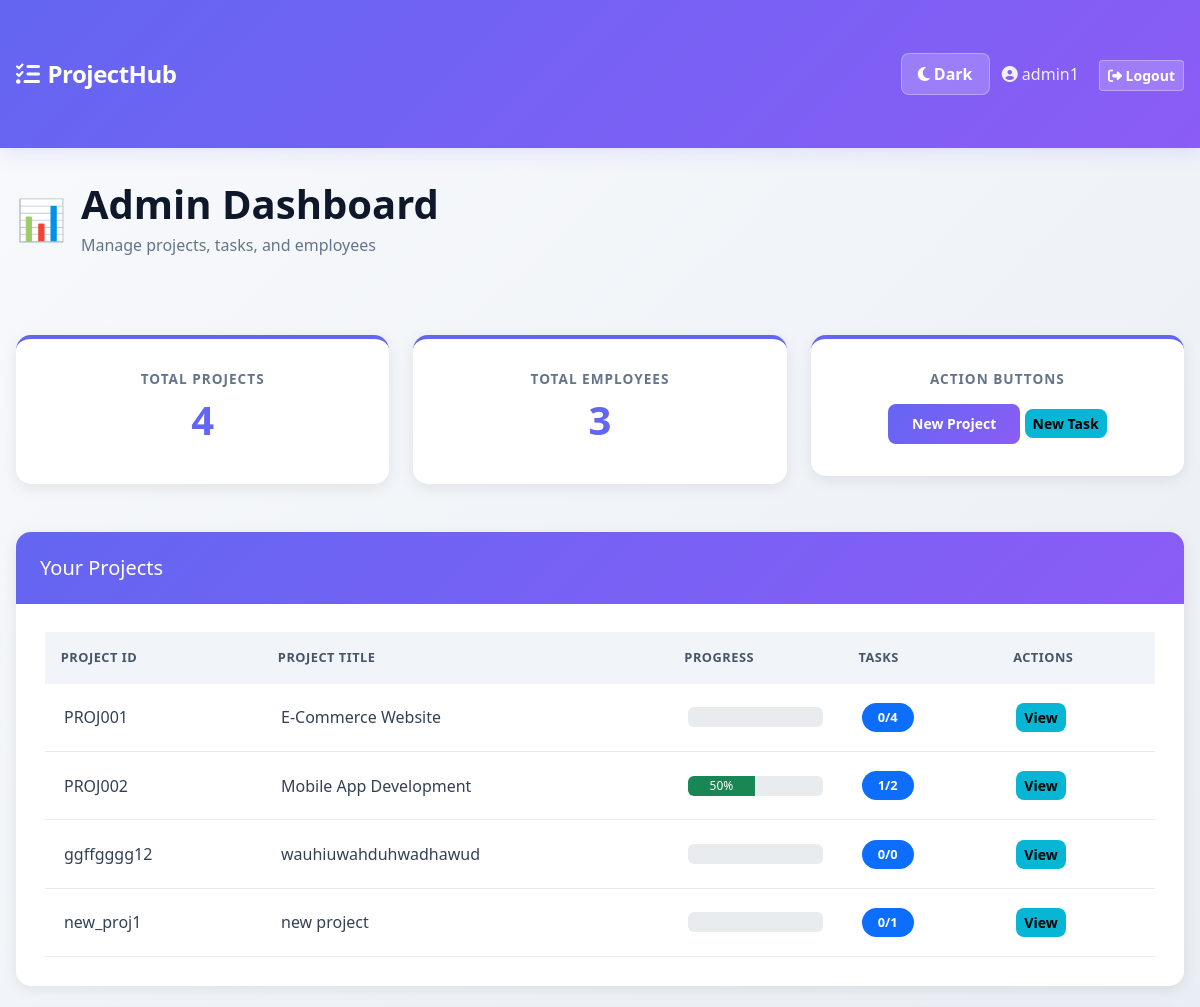
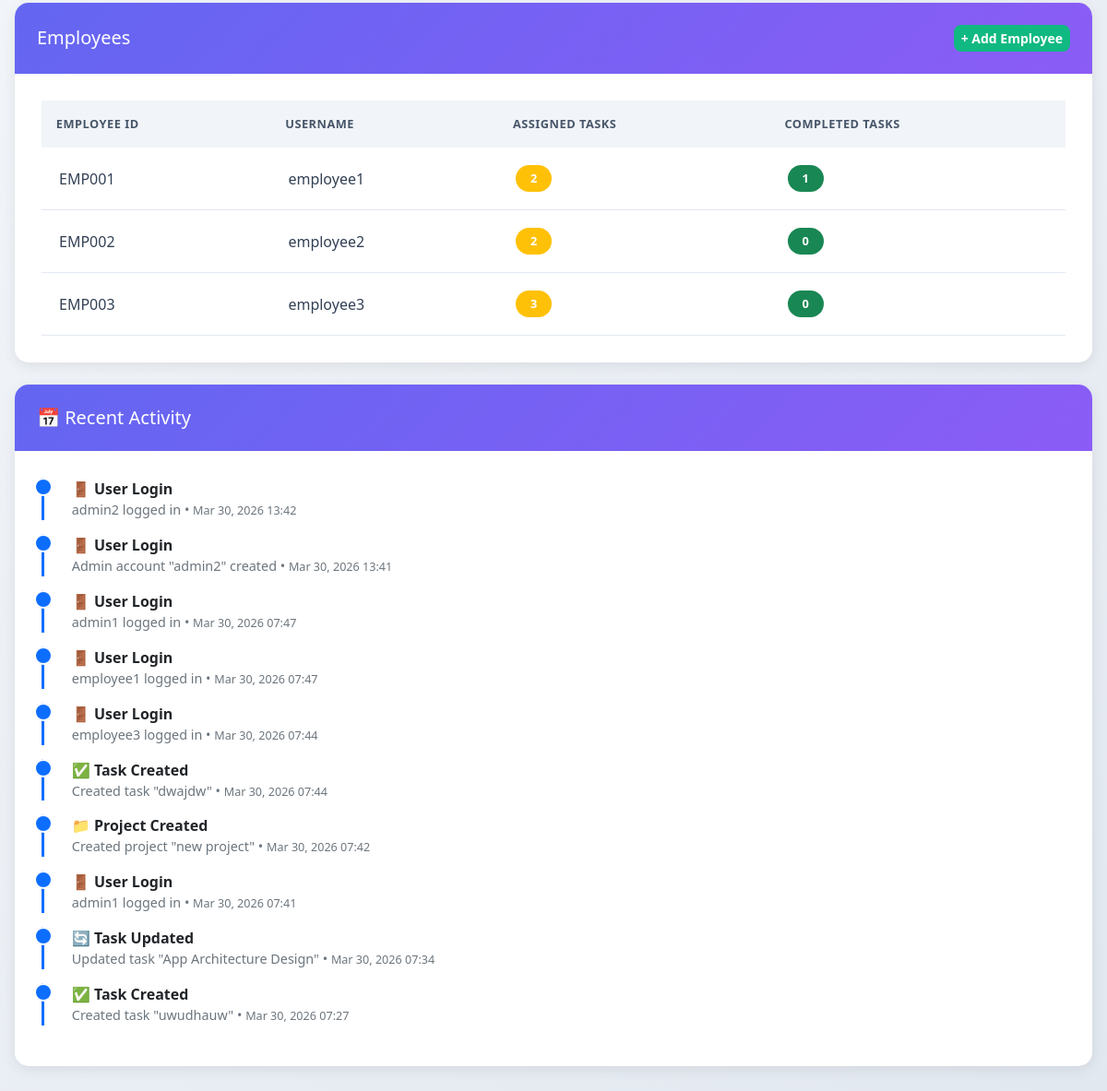
Page /dashboard/ (signed in) on the committed database (2 pictures, top to bottom).
### planner_app/models.py (models this page shows, shortened)
class Project(models.Model):
    project_id = models.CharField(max_length=10, unique=True)
    project_title = models.CharField(max_length=100)
    created_by = models.ForeignKey(Admin, on_delete=models.CASCADE, related_name="projects")
    created_at = models.DateTimeField(auto_now_add=True)

class Planner(models.Model):
    username = models.CharField(max_length=10, unique=True)
    password_hash = models.CharField(max_length=128)
    type = models.CharField(max_length=10)  # 'admin' or 'employee'
    dark_mode = models.BooleanField(default=False)  # Dark mode toggle
    class Meta:
        abstract = True

class Employee(Planner):
    employee_id = models.CharField(max_length=10, unique=True)

class Activity(models.Model):
    ACTION_CHOICES = [
        ('project_created', '📁 Project Created'),
        ('task_created', '✅ Task Created'),
        ('task_assigned', '👤 Task Assigned'),
        ('task_updated', '🔄 Task Updated'),
        ('task_completed', '🎉 Task Completed'),
        ('login', '🚪 User Login'),
    ]
    action_type = models.CharField(max_length=20, choices=ACTION_CHOICES)
    username = models.CharField(max_length=100)  # Store username as string
    project = models.ForeignKey(Project, on_delete=models.SET_NULL, null=True, blank=True)
    task = models.ForeignKey(Task, on_delete=models.SET_NULL, null=True, blank=True)
    description = models.CharField(max_length=200, blank=True)
    created_at = models.DateTimeField(auto_now_add=True)
    class Meta:
        ordering = ['-created_at']

### planner_app/views.py (the view)
# urls.py: path('dashboard/', views.admin_dashboard, name='admin_dashboard'),
def admin_dashboard(request):
    if request.session.get('user_type') != 'admin':
        return redirect('home')
    admin_id = request.session.get('user_id')
    admin = Admin.objects.get(id=admin_id)
    projects = Project.objects.filter(created_by=admin)
    employees = Employee.objects.all()
    employee_data = []
    for emp in employees:
        employee_data.append({
            'employee': emp,
            'total_tasks': emp.tasks.count(),
            'completed_tasks': emp.tasks.filter(status='completed').count()
        })
    project_data = []
    for proj in projects:
        project_data.append({
            'project': proj,
            'progress': get_project_progress(proj),
            'total_tasks': proj.tasks.count(),
            'completed_tasks': proj.tasks.filter(status='completed').count(),
        })
    recent_activities = Activity.objects.all()[:10]
    context = {
        'admin': admin,
        'projects': projects,
        'project_data': project_data,
        'employees': employees,
        'employee_data': employee_data,
        'total_projects': projects.count(),
        'total_employees': employees.count(),
        'recent_activities': recent_activities,
    }
    return render(request, 'admin_dashboard.html', context)

### planner_app/views.py (called while the page is built)
def get_project_progress(project):
    total = project.tasks.count()
    if total == 0:
        return 0
    completed = project.tasks.filter(status='completed').count()
    return round((completed / total) * 100)

### planner_app/templates/admin_dashboard.html (shortened to what this page needs)
{% extends 'base.html' %}
{% block content %}
<div class="row mb-5">
    <div class="col-md-12">
        <div style="display: flex; align-items: center; gap: 15px; margin-bottom: 30px;">
            <div style="font-size: 2.5rem;">📊</div>
            <div>
                <h1 style="margin-bottom: 5px;">Admin Dashboard</h1>
                <p class="text-muted" style="margin: 0;">Manage projects, tasks, and employees</p>
            </div>
        </div>
    </div>
</div>
<div class="row mb-4">
    <div class="col-md-4">
        <div class="stat-card">
            <h5>Total Projects</h5>
            <h3>{{ total_projects }}</h3>
        </div>
    </div>
    <div class="col-md-4">
        <div class="stat-card">
            <h5>Total Employees</h5>
            <h3>{{ total_employees }}</h3>
        </div>
    </div>
    <div class="col-md-4">
        <div class="stat-card">
            <h5>Action Buttons</h5>
            <a href="{% url 'create_project' %}" class="btn btn-sm btn-primary mt-2">New Project</a>
            <a href="{% url 'create_task' %}" class="btn btn-sm btn-info mt-2">New Task</a>
        </div>
    </div>
</div>
<div class="row mb-4">
    <div class="col-md-12">
        <div class="card">
            <div class="card-header">
                <h5 class="mb-0">Your Projects</h5>
            </div>
            <div class="card-body">
                {% if project_data %}
                    <div class="table-responsive">
                        <table class="table table-hover">
                            <thead>
                                <tr>
                                    <th>Project ID</th>
                                    <th>Project Title</th>
                                    <th>Progress</th>
                                    <th>Tasks</th>
                                    <th>Actions</th>
                                </tr>
                            </thead>
                            <tbody>
                                {% for data in project_data %}
                                    <tr>
                                        <td>{{ data.project.project_id }}</td>
                                        <td>{{ data.project.project_title }}</td>
                                        <td>
                                            <div class="progress" style="height: 20px;">
                                                <div class="progress-bar bg-success" role="progressbar" style="width: {{ data.progress }}%; "aria-valuenow="{{ data.progress }}" aria-valuemin="0" aria-valuemax="100">
                                                    {{ data.progress }}%
                                                </div>
                                            </div>
                                        </td>
                                        <td><span class="badge bg-primary">{{ data.completed_tasks }}/{{ data.total_tasks }}</span></td>
                                        <td>
                                            <a href="{% url 'project_details' data.project.id %}" class="btn btn-sm btn-info">View</a>
                                        </td>
                                    </tr>
                                {% endfor %}
                            </tbody>
                        </table>
                    </div>
                {% else %}
                    <p class="text-muted">No projects created yet. <a href="{% url 'create_project' %}">Create one now</a></p>
                {% endif %}
            </div>
        </div>
    </div>
</div>
<div class="row">
    <div class="col-md-12">
        <div class="card">
            <div class="card-header">
                <div class="d-flex justify-content-between align-items-center">
                    <h5 class="mb-0">Employees</h5>
                    <a href="{% url 'register_employee' %}" class="btn btn-sm btn-success">+ Add Employee</a>
                </div>
            </div>
            <div class="card-body">
                {% if employees %}
                    <div class="table-responsive">
                        <table class="table table-hover">
                            <thead>
                                <tr>
                                    <th>Employee ID</th>
                                    <th>Username</th>
                                    <th>Assigned Tasks</th>
                                    <th>Completed Tasks</th>
                                </tr>
                            </thead>
                            <tbody>
                                {% for data in employee_data %}
                                    <tr>
                                        <td>{{ data.employee.employee_id }}</td>
                                        <td>{{ data.employee.username }}</td>
                                        <td><span class="badge bg-warning">{{ data.total_tasks }}</span></td>
                                        <td><span class="badge bg-success">{{ data.completed_tasks }}</span></td>
                                    </tr>
                                {% endfor %}
                            </tbody>
                        </table>
                    </div>
                {% else %}
                    <p class="text-muted">No employees in the system.</p>
                {% endif %}
            </div>
        </div>
    </div>
</div>
<div class="row mt-4">
    <div class="col-md-12">
        <div class="card">
            <div class="card-header">
                <h5 class="mb-0">📅 Recent Activity</h5>
            </div>
            <div class="card-body">
                {% if recent_activities %}
                    <div class="timeline">
                        {% for activity in recent_activities %}
                            <div class="timeline-item" style="margin-bottom: 15px; padding-left: 30px; border-left: 3px solid #0d6efd; position: relative;">
                                <div style="position: absolute; left: -11px; top: 0; width: 20px; height: 20px; background: #0d6efd; border-radius: 50%; border: 2px solid white;"></div>
                                <p style="margin: 0; font-weight: 600;">{{ activity.get_action_type_display }}</p>
                                <p style="margin: 0; color: #6c757d; font-size: 0.9rem;">
                                    {{ activity.description }} • <small>{{ activity.created_at|date:"M d, Y H:i" }}</small>
                                </p>
                            </div>
                        {% endfor %}
                    </div>
                {% else %}
                    <p class="text-muted">No activity yet</p>
                {% endif %}
            </div>
        </div>
    </div>
</div>
{% endblock %}

### planner_app/templates/base.html (shortened to what this page needs)
<!DOCTYPE html>
<html lang="en">
<head>
    <link href="https://cdn.jsdelivr.net/npm/bootstrap@5.3.0/dist/css/bootstrap.min.css" rel="stylesheet">
    <link href="https://cdnjs.cloudflare.com/ajax/libs/font-awesome/6.4.0/css/all.min.css" rel="stylesheet">
</head>
<body>
    <nav class="navbar navbar-dark">
        <div class="container-fluid">
            <a class="navbar-brand" href="/">
                <i class="fas fa-tasks"></i>ProjectHub
            </a>
            <div>
                <button class="dark-mode-toggle me-2" id="darkModeToggle">
                    <i class="fas fa-moon"></i> <span id="darkModeText">Dark</span>
                </button>
                <span class="navbar-text me-3">
                    <i class="fas fa-user-circle"></i> {{ request.session.username }}
                </span>
                <a href="{% url 'logout' %}" class="btn btn-light btn-sm">
                    <i class="fas fa-sign-out-alt"></i> Logout
                </a>
            </div>
        </div>
    </nav>
    <div class="container-fluid">
        {% block content %}{% endblock %}
    </div>
</body>
</html>

### planner_app/templates/base.html (style rules this page uses)
:root { --primary-color: #6366f1; --secondary-color: #8b5cf6; --success-color: #10b981; --warning-color: #f59e0b; --danger-color: #ef4444; --dark-bg: #0f172a; --light-bg: #f8fafc; }
* { margin: 0; padding: 0; box-sizing: border-box; }
body { background: linear-gradient(135deg, #f8fafc 0%, #e2e8f0 100%); min-height: 100vh; font-family: 'Segoe UI', Tahoma, Geneva, Verdana, sans-serif; color: #1e293b; }
.navbar { background: linear-gradient(135deg, var(--primary-color) 0%, var(--secondary-color) 100%); box-shadow: 0 4px 20px rgba(99, 102, 241, 0.15); padding: 1.2rem 0; border-bottom: none; }
.navbar-brand { font-weight: 700; font-size: 1.5em; color: white !important; letter-spacing: -0.5px; }
.navbar-brand i { margin-right: 0.5rem; }
.navbar-text { color: rgba(255, 255, 255, 0.9) !important; font-weight: 500; }
.btn-light { background: rgba(255, 255, 255, 0.2) !important; border: 1px solid rgba(255, 255, 255, 0.3) !important; color: white !important; font-weight: 600; transition: all 0.3s ease; }
.card { border: none; border-radius: 15px; box-shadow: 0 4px 15px rgba(0, 0, 0, 0.08); transition: all 0.3s ease; overflow: hidden; }
.card-header { background: linear-gradient(135deg, var(--primary-color) 0%, var(--secondary-color) 100%); color: white; border: none; padding: 1.5rem; font-weight: 600; }
.card-body { padding: 1.8rem; }
.stat-card { background: white; border-radius: 15px; padding: 2rem; text-align: center; box-shadow: 0 4px 15px rgba(0, 0, 0, 0.08); margin-bottom: 1.5rem; border-top: 4px solid var(--primary-color); transition: all 0.3s ease; }
.stat-card h5 { color: #64748b; font-weight: 600; font-size: 0.85rem; text-transform: uppercase; letter-spacing: 1px; margin-bottom: 0.5rem; }
.stat-card h3 { color: var(--primary-color); font-weight: 700; font-size: 2.5rem; margin-top: 0.5rem; }
.btn-primary { background: linear-gradient(135deg, var(--primary-color) 0%, var(--secondary-color) 100%); border: none; font-weight: 600; padding: 0.6rem 1.5rem; border-radius: 8px; transition: all 0.3s ease; }
.btn-success { background: var(--success-color); border: none; font-weight: 600; border-radius: 8px; transition: all 0.3s ease; }
.btn-info { background: #06b6d4; border: none; font-weight: 600; border-radius: 8px; transition: all 0.3s ease; }
.table { margin-bottom: 0; }
.table thead th { background: #f1f5f9; color: #475569; font-weight: 700; border: none; padding: 1rem; text-transform: uppercase; font-size: 0.8rem; letter-spacing: 0.5px; }
.table tbody tr { border-bottom: 1px solid #e2e8f0; transition: all 0.2s ease; }
.table tbody td { padding: 1.2rem; vertical-align: middle; color: #334155; }
.badge { padding: 0.5rem 1rem; font-weight: 600; border-radius: 20px; font-size: 0.8rem; }
h1, h2 { color: #0f172a; font-weight: 700; margin-bottom: 0.5rem; }
.text-muted { color: #64748b !important; }
.container-fluid { padding: 2rem 1rem; }
.dark-mode-toggle { background: rgba(255, 255, 255, 0.2); border: 1px solid rgba(255, 255, 255, 0.3); color: white !important; font-weight: 600; border-radius: 8px; padding: 0.5rem 1rem; transition: all 0.3s ease; cursor: pointer; }

### rows in the picture
Project: project.project_id "PROJ001", project.project_title "E-Commerce Website", completed_tasks "0", total_tasks "4"
Project: project.project_id "PROJ002", project.project_title "Mobile App Development", progress "50", completed_tasks "1", total_tasks "2"
Project: project.project_id "ggffgggg12", project.project_title "wauhiuwahduhwadhawud", completed_tasks "0", total_tasks "0"
Project: project.project_id "new_proj1", project.project_title "new project", completed_tasks "0", total_tasks "1"
Employee: employee.employee_id "EMP001", employee.username "employee1", total_tasks "2", completed_tasks "1"
Employee: employee.employee_id "EMP002", employee.username "employee2", total_tasks "2", completed_tasks "0"
Employee: employee.employee_id "EMP003", employee.username "employee3", total_tasks "3", completed_tasks "0"
Activity: action_type "🚪 User Login", description "admin2 logged in", created_at "Mar 30, 2026 13:42"
Activity: action_type "🚪 User Login", description "Admin account \"admin2\" created", created_at "Mar 30, 2026 13:41"
Activity: action_type "🚪 User Login", description "admin1 logged in", created_at "Mar 30, 2026 07:47"
Activity: action_type "🚪 User Login", description "employee1 logged in", created_at "Mar 30, 2026 07:47"
Activity: action_type "🚪 User Login", description "employee3 logged in", created_at "Mar 30, 2026 07:44"
Activity: action_type "✅ Task Created", description "Created task \"dwajdw\"", created_at "Mar 30, 2026 07:44"
Activity: action_type "📁 Project Created", description "Created project \"new project\"", created_at "Mar 30, 2026 07:42"
Activity: action_type "🚪 User Login", description "admin1 logged in", created_at "Mar 30, 2026 07:41"
Activity: action_type "🔄 Task Updated", description "Updated task \"App Architecture Design\"", created_at "Mar 30, 2026 07:34"
Activity: action_type "✅ Task Created", description "Created task \"uwudhauw\"", created_at "Mar 30, 2026 07:27"

### other values in the picture
{{ request.session.username }} "admin1"
{{ total_projects }} "4"
{{ total_employees }} "3"
